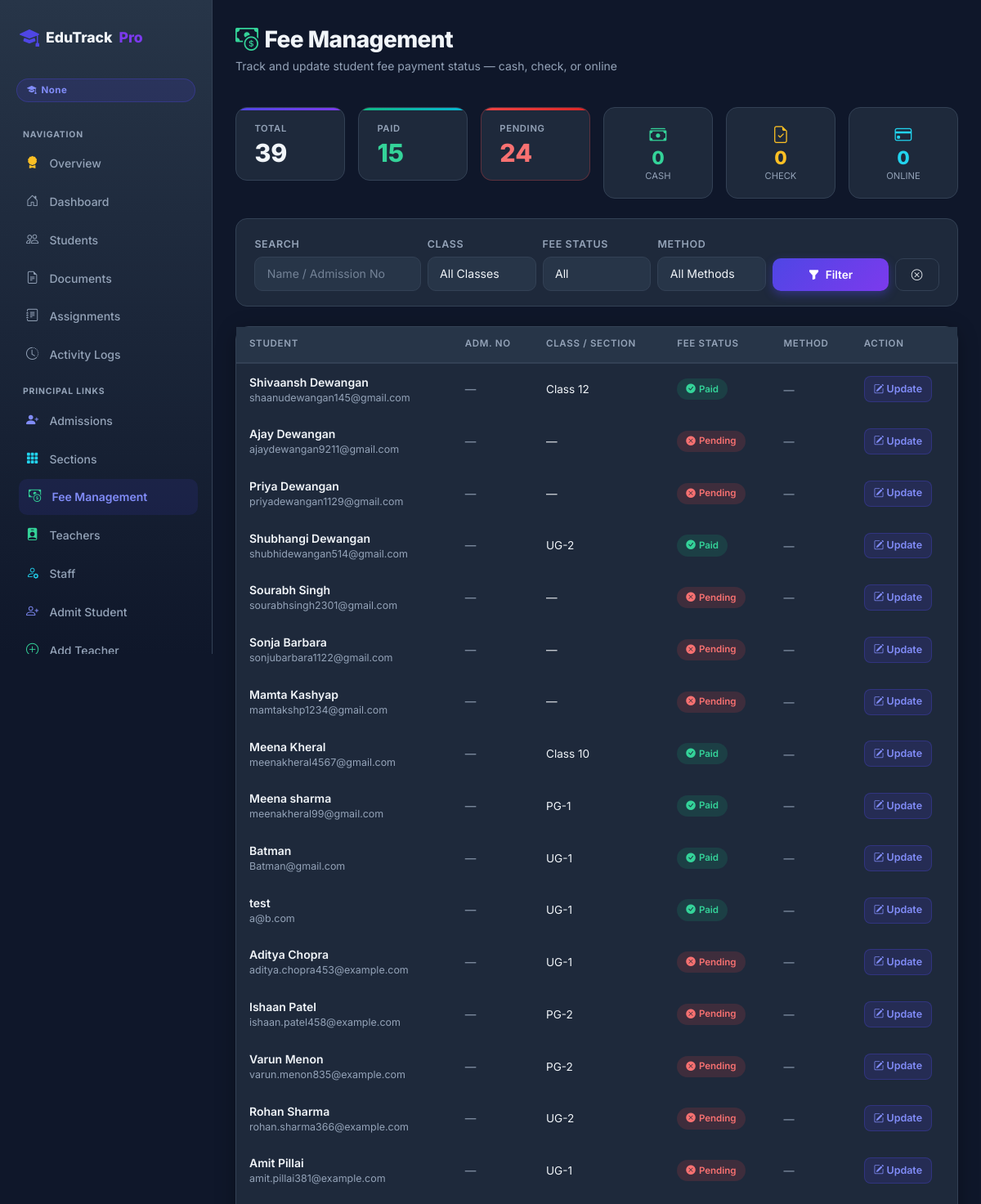
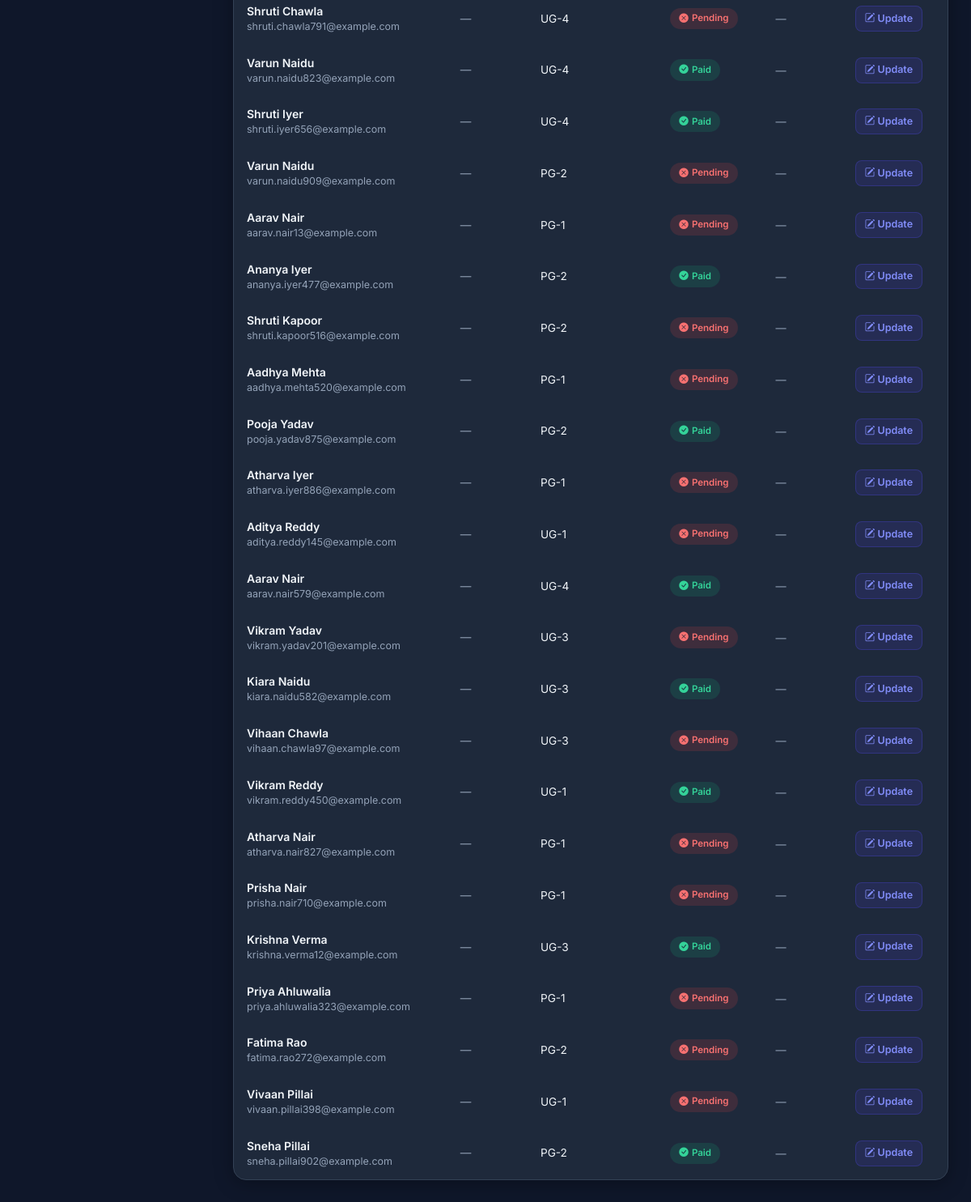
Screenshot of /fees/ (signed in) with the database file from the repository (2 pictures, top to bottom).
### students/models.py (models this page shows, shortened)
class Student(models.Model):
    GENDER_CHOICES = [
        ('M', 'Male'),
        ('F', 'Female'),
        ('O', 'Other'),
    ]
    PAYMENT_METHOD_CHOICES = [
        ('cash',   'Cash'),
        ('check',  'Check'),
        ('online', 'Online'),
        ('',       'Pending'),
    ]
    admission_number = models.CharField(max_length=20, unique=True, null=True, blank=True)
    admission_date   = models.DateField(null=True, blank=True)
    name       = models.CharField(max_length=200)
    age        = models.IntegerField()
    email      = models.EmailField()
    phone      = models.CharField(max_length=15, blank=True, null=True)
    gender     = models.CharField(max_length=1, choices=GENDER_CHOICES, default='M')
    address    = models.TextField(blank=True, null=True)
    class_name = models.CharField(max_length=50, choices=CLASS_CHOICES, blank=True, null=True)
    section    = models.ForeignKey(Section, on_delete=models.SET_NULL, null=True, blank=True, related_name='students')
    fees_paid  = models.BooleanField(default=False)
    payment_method = models.CharField(max_length=10, choices=PAYMENT_METHOD_CHOICES, blank=True, default='')
    course     = models.CharField(max_length=200)
    attendance = models.FloatField()
    marks      = models.FloatField()
    created_at = models.DateTimeField(auto_now_add=True, null=True)
    profile_picture = models.ImageField(upload_to='student_profiles/', null=True, blank=True)
    resume          = models.FileField(upload_to='student_resumes/', null=True, blank=True)
    user = models.OneToOneField(User, on_delete=models.SET_NULL, null=True, blank=True, related_name='student_profile')

### students/views.py (the view, shortened to what this page needs)
# urls.py: path('fees/',  views.fee_management, name='fee_management'),
@login_required(login_url='/login/')
def fee_management(request):
    role = get_role(request)
    qs = Student.objects.all()
    q         = request.GET.get('q', '').strip()
    cls_f     = request.GET.get('class_name', '').strip()
    fee_f     = request.GET.get('fee_status', '').strip()
    method_f  = request.GET.get('payment_method', '').strip()
    if q:        qs = qs.filter(Q(name__icontains=q) | Q(admission_number__icontains=q))
    if cls_f:    qs = qs.filter(class_name=cls_f)
    if fee_f == 'paid':   qs = qs.filter(fees_paid=True)
    if fee_f == 'unpaid': qs = qs.filter(fees_paid=False)
    if method_f: qs = qs.filter(payment_method=method_f)
    total = qs.count()
    paid   = qs.filter(fees_paid=True).count()
    unpaid = qs.filter(fees_paid=False).count()
    cash_c   = qs.filter(fees_paid=True, payment_method='cash').count()
    check_c  = qs.filter(fees_paid=True, payment_method='check').count()
    online_c = qs.filter(fees_paid=True, payment_method='online').count()
    return render(request, 'students/fee_management.html', {
        'students':    qs,
        'total':       total,
        'paid':        paid,
        'unpaid':      unpaid,
        'cash_count':  cash_c,
        'check_count': check_c,
        'online_count':online_c,
        'classes':     CLASS_OPTIONS,
        'user_role':   role,
    })

### students/context_processors.py (called while the page is built)
def user_role(request):
    role = None
    is_principal = False
    if request.user.is_authenticated:
        if request.user.is_superuser:
            role = 'principal'
            is_principal = True
        else:
            try:
                role = request.user.profile.role
                is_principal = (role == 'principal')
            except Exception:
                role = 'student'
    return {
        'user_role': role,
        'is_principal': is_principal,
    }

### students/views.py (called while the page is built)
def get_role(request):
    if request.user.is_authenticated:
        try:
            return request.user.profile.role
        except Exception:
            return None
    return None

### students/templates/students/fee_management.html (shortened to what this page needs)
{% extends 'students/base_auth.html' %}
{% block content %}
<div class="d-flex align-items-center justify-content-between mb-4">
  <div>
    <h1 style="font-size:1.75rem;font-weight:800;margin:0;letter-spacing:-0.02em;">
      <i class="bi bi-cash-coin me-2" style="color:#34d399;"></i>Fee Management
    </h1>
    <p style="color:var(--muted);font-size:0.875rem;margin-top:0.25rem;">
      Track and update student fee payment status — cash, check, or online
    </p>
  </div>
</div>
<div class="row g-3 mb-4">
  <div class="col-6 col-md-2">
    <div class="stat-card c1">
      <div style="font-size:0.7rem;color:var(--muted);font-weight:600;text-transform:uppercase;letter-spacing:.06em;margin-bottom:.4rem;">Total</div>
      <div class="stat-num">{{ total }}</div>
    </div>
  </div>
  <div class="col-6 col-md-2">
    <div class="stat-card c2">
      <div style="font-size:0.7rem;color:var(--muted);font-weight:600;text-transform:uppercase;letter-spacing:.06em;margin-bottom:.4rem;">Paid</div>
      <div class="stat-num" style="color:#34d399;">{{ paid }}</div>
    </div>
  </div>
  <div class="col-6 col-md-2">
    <div class="stat-card" style="background:var(--surface);border:1px solid rgba(239,68,68,0.3);">
      <div style="height:3px;position:absolute;top:0;left:0;right:0;background:linear-gradient(90deg,#ef4444,#dc2626);border-radius:14px 14px 0 0;"></div>
      <div style="font-size:0.7rem;color:var(--muted);font-weight:600;text-transform:uppercase;letter-spacing:.06em;margin-bottom:.4rem;">Pending</div>
      <div class="stat-num" style="color:#f87171;">{{ unpaid }}</div>
    </div>
  </div>
  <div class="col-6 col-md-2">
    <div style="background:var(--surface);border:1px solid var(--border);border-radius:14px;padding:1.1rem 1.4rem;text-align:center;">
      <i class="bi bi-cash-stack" style="color:#34d399;font-size:1.3rem;"></i>
      <div style="font-size:1.4rem;font-weight:800;color:#34d399;line-height:1.2;">{{ cash_count }}</div>
      <div style="font-size:0.7rem;color:var(--muted);text-transform:uppercase;">Cash</div>
    </div>
  </div>
  <div class="col-6 col-md-2">
    <div style="background:var(--surface);border:1px solid var(--border);border-radius:14px;padding:1.1rem 1.4rem;text-align:center;">
      <i class="bi bi-file-earmark-check" style="color:#fbbf24;font-size:1.3rem;"></i>
      <div style="font-size:1.4rem;font-weight:800;color:#fbbf24;line-height:1.2;">{{ check_count }}</div>
      <div style="font-size:0.7rem;color:var(--muted);text-transform:uppercase;">Check</div>
    </div>
  </div>
  <div class="col-6 col-md-2">
    <div style="background:var(--surface);border:1px solid var(--border);border-radius:14px;padding:1.1rem 1.4rem;text-align:center;">
      <i class="bi bi-credit-card" style="color:#22d3ee;font-size:1.3rem;"></i>
      <div style="font-size:1.4rem;font-weight:800;color:#22d3ee;line-height:1.2;">{{ online_count }}</div>
      <div style="font-size:0.7rem;color:var(--muted);text-transform:uppercase;">Online</div>
    </div>
  </div>
</div>
<div class="filter-panel mb-4">
  <form method="get" class="row g-2 align-items-end">
    <div class="col-md-3">
      <label class="form-label">Search</label>
      <input type="text" name="q" class="form-control" placeholder="Name / Admission No" value="{{ request.GET.q }}">
    </div>
    <div class="col-md-2">
      <label class="form-label">Class</label>
      <select name="class_name" class="form-select">
        <option value="">All Classes</option>
      </select>
    </div>
    <div class="col-md-2">
      <label class="form-label">Fee Status</label>
      <select name="fee_status" class="form-select">
        <option value="">All</option>
      </select>
    </div>
    <div class="col-md-2">
      <label class="form-label">Method</label>
      <select name="payment_method" class="form-select">
        <option value="">All Methods</option>
      </select>
    </div>
    <div class="col-md-3 d-flex gap-2">
      <button type="submit" class="btn btn-primary flex-fill">
        <i class="bi bi-funnel-fill me-1"></i> Filter
      </button>
      <a href="{% url 'fee_management' %}" class="btn btn-outline-light">
        <i class="bi bi-x-circle"></i>
      </a>
    </div>
  </form>
</div>
<div class="card">
  <div class="card-body p-0">
    <div class="table-responsive">
      <table class="table-dark-custom w-100">
        <thead>
          <tr>
            <th>Student</th><th>Adm. No</th><th>Class / Section</th>
            <th>Fee Status</th><th>Method</th><th>Action</th>
          </tr>
        </thead>
        <tbody>
          {% for s in students %}
          <tr>
            <td>
              <div style="font-weight:600;">{{ s.name }}</div>
              <div style="font-size:.78rem;color:var(--muted);">{{ s.email }}</div>
            </td>
            <td style="color:var(--muted);font-size:.85rem;">{{ s.admission_number|default:"—" }}</td>
            <td>
              <div style="font-size:.85rem;">{{ s.class_name|default:"—" }}</div>
            </td>
            <td>
              {% if s.fees_paid %}
                <span class="badge-custom badge-high"><i class="bi bi-check-circle-fill me-1"></i>Paid</span>
              {% else %}
                <span class="badge-custom badge-low"><i class="bi bi-x-circle-fill me-1"></i>Pending</span>
              {% endif %}
            </td>
            <td>
              {% if s.fees_paid %}
                <span style="font-size:.82rem;color:var(--muted);">
                  {% if s.payment_method == 'cash' %}<i class="bi bi-cash-stack me-1" style="color:#34d399;"></i>Cash
                  {% elif s.payment_method == 'check' %}<i class="bi bi-file-earmark-check me-1" style="color:#fbbf24;"></i>Check
                  {% elif s.payment_method == 'online' %}<i class="bi bi-credit-card me-1" style="color:#22d3ee;"></i>Online
                  {% else %}—{% endif %}
                </span>
              {% else %}
                <span style="color:var(--muted);font-size:.82rem;">—</span>
              {% endif %}
            </td>
            <td>
              <button type="button" class="btn btn-sm"
                      style="background:rgba(79,70,229,0.15);color:#818cf8;border:1px solid rgba(79,70,229,0.3);"
                      data-bs-toggle="modal" data-bs-target="#feeModal{{ s.id }}">
                <i class="bi bi-pencil-square"></i> Update
              </button>
            </td>
          </tr>
          {% empty %}
          <tr><td colspan="6" style="text-align:center;color:var(--muted);padding:2rem;">No students found</td></tr>
          {% endfor %}
        </tbody>
      </table>
    </div>
  </div>
</div>
{% endblock %}

### students/templates/students/base_auth.html (style rules this page uses)
:root { --primary: #4f46e5; --primary-dk: #3730a3; --accent: #7c3aed; --bg: #0f172a; --surface: #1e293b; --surface2: #273548; --border: #334155; --text: #f1f5f9; --muted: #94a3b8; --success: #10b981; --danger: #ef4444; --warning: #f59e0b; --info: #3b82f6; --gold: #f59e0b; }
* { box-sizing: border-box; margin: 0; padding: 0; }
body { font-family: 'Inter', sans-serif; background: var(--bg); color: var(--text); min-height: 100vh; }
.card { background: var(--surface); border: 1px solid var(--border); border-radius: 16px; box-shadow: 0 4px 24px rgba(0,0,0,.3); }
.card-body { padding: 1.5rem; }
.form-label { font-weight: 600; font-size: .78rem; color: var(--muted); margin-bottom: .3rem; text-transform: uppercase; letter-spacing: .05em; }
.form-control, .form-select { background: var(--surface2); border: 1px solid var(--border); color: var(--text); border-radius: 10px; padding: .6rem .9rem; font-size: .88rem; transition: border-color .2s, box-shadow .2s; font-family: 'Inter', sans-serif; }
.form-control::placeholder { color: var(--muted); opacity: .7; }
.form-select option { background: var(--surface2); color: var(--text); }
.btn { font-weight: 600; font-size: .85rem; border-radius: 10px; padding: .55rem 1.2rem; transition: transform .15s, box-shadow .15s; font-family: 'Inter', sans-serif; }
.btn-primary { background: linear-gradient(135deg,var(--primary),var(--accent)); border: none; box-shadow: 0 4px 12px rgba(79,70,229,.4); }
.btn-outline-light { border: 1px solid var(--border); color: var(--text); background: transparent; }
.btn-sm { padding: .35rem .7rem; font-size: .78rem; border-radius: 8px; }
.table-dark-custom { width: 100%; border-collapse: separate; border-spacing: 0; font-size: .875rem; }
.table-dark-custom thead th { background: var(--surface2); color: var(--muted); font-weight: 600; font-size: .72rem; text-transform: uppercase; letter-spacing: .06em; padding: .8rem 1rem; border-bottom: 2px solid var(--border); white-space: nowrap; }
.table-dark-custom tbody tr { border-bottom: 1px solid var(--border); transition: background .15s; }
.table-dark-custom td { padding: .75rem 1rem; vertical-align: middle; color: var(--text); }
.table-dark-custom tbody tr:last-child { border-bottom: none; }
.badge-custom { display: inline-block; padding: .28rem .7rem; border-radius: 999px; font-size: .72rem; font-weight: 600; }
.badge-high { background: rgba(16,185,129,.15); color: #34d399; }
.badge-low { background: rgba(239,68,68,.15); color: #f87171; }
.filter-panel { background: var(--surface); border: 1px solid var(--border); border-radius: 14px; padding: 1.1rem 1.4rem; }
.stat-card { background: var(--surface); border: 1px solid var(--border); border-radius: 14px; padding: 1.1rem 1.4rem; position: relative; overflow: hidden; }
.stat-card::before { content: ''; position: absolute; top: 0; left: 0; right: 0; height: 3px; border-radius: 14px 14px 0 0; }
.stat-card.c1::before { background: linear-gradient(90deg,var(--primary),var(--accent)); }
.stat-card.c2::before { background: linear-gradient(90deg,var(--success),#06b6d4); }
.stat-card .stat-num { font-size: 1.9rem; font-weight: 800; line-height: 1; }

### rows the page displays
Student: name "Shivaansh Dewangan", email "shaanudewangan145@gmail.com", admission_number "—", class_name "Class 12", fees_paid True (drawn)
Student: name "Ajay Dewangan", email "ajaydewangan9211@gmail.com", admission_number "—", class_name "—", fees_paid False (drawn)
Student: name "Priya Dewangan", email "priyadewangan1129@gmail.com", admission_number "—", class_name "—", fees_paid False (drawn)
Student: name "Shubhangi Dewangan", email "shubhidewangan514@gmail.com", admission_number "—", class_name "UG-2", fees_paid True (drawn)
Student: name "Sourabh Singh", email "sourabhsingh2301@gmail.com", admission_number "—", class_name "—", fees_paid False (drawn)
Student: name "Sonja Barbara", email "sonjubarbara1122@gmail.com", admission_number "—", class_name "—", fees_paid False (drawn)
Student: name "Mamta Kashyap", email "mamtakshp1234@gmail.com", admission_number "—", class_name "—", fees_paid False (drawn)
Student: name "Meena Kheral", email "meenakheral4567@gmail.com", admission_number "—", class_name "Class 10", fees_paid True (drawn)
Student: name "Meena sharma", email "meenakheral99@gmail.com", admission_number "—", class_name "PG-1", fees_paid True (drawn)
Student: name "Batman", email "Batman@gmail.com", admission_number "—", class_name "UG-1", fees_paid True (drawn)
Student: name "test", email "a@b.com", admission_number "—", class_name "UG-1", fees_paid True (drawn)
Student: name "Aditya Chopra", email "aditya.chopra453@example.com", admission_number "—", class_name "UG-1", fees_paid False (drawn)
Student: name "Ishaan Patel", email "ishaan.patel458@example.com", admission_number "—", class_name "PG-2", fees_paid False (drawn)
Student: name "Varun Menon", email "varun.menon835@example.com", admission_number "—", class_name "PG-2", fees_paid False (drawn)
Student: name "Rohan Sharma", email "rohan.sharma366@example.com", admission_number "—", class_name "UG-2", fees_paid False (drawn)
Student: name "Amit Pillai", email "amit.pillai381@example.com", admission_number "—", class_name "UG-1", fees_paid False (drawn)
Student: name "Shruti Chawla", email "shruti.chawla791@example.com", admission_number "—", class_name "UG-4", fees_paid False (drawn)
Student: name "Varun Naidu", email "varun.naidu823@example.com", admission_number "—", class_name "UG-4", fees_paid True (drawn)
Student: name "Shruti Iyer", email "shruti.iyer656@example.com", admission_number "—", class_name "UG-4", fees_paid True (drawn)
Student: name "Varun Naidu", email "varun.naidu909@example.com", admission_number "—", class_name "PG-2", fees_paid False (drawn)
Student: name "Aarav Nair", email "aarav.nair13@example.com", admission_number "—", class_name "PG-1", fees_paid False (drawn)
Student: name "Ananya Iyer", email "ananya.iyer477@example.com", admission_number "—", class_name "PG-2", fees_paid True (drawn)
Student: name "Shruti Kapoor", email "shruti.kapoor516@example.com", admission_number "—", class_name "PG-2", fees_paid False (drawn)
Student: name "Aadhya Mehta", email "aadhya.mehta520@example.com", admission_number "—", class_name "PG-1", fees_paid False (drawn)
Student: name "Pooja Yadav", email "pooja.yadav875@example.com", admission_number "—", class_name "PG-2", fees_paid True (drawn)
Student: name "Atharva Iyer", email "atharva.iyer886@example.com", admission_number "—", class_name "PG-1", fees_paid False (drawn)
Student: name "Aditya Reddy", email "aditya.reddy145@example.com", admission_number "—", class_name "UG-1", fees_paid False (drawn)
Student: name "Aarav Nair", email "aarav.nair579@example.com", admission_number "—", class_name "UG-4", fees_paid True (drawn)
Student: name "Vikram Yadav", email "vikram.yadav201@example.com", admission_number "—", class_name "UG-3", fees_paid False (drawn)
Student: name "Kiara Naidu", email "kiara.naidu582@example.com", admission_number "—", class_name "UG-3", fees_paid True (drawn)
Student: name "Vihaan Chawla", email "vihaan.chawla97@example.com", admission_number "—", class_name "UG-3", fees_paid False (drawn)
Student: name "Vikram Reddy", email "vikram.reddy450@example.com", admission_number "—", class_name "UG-1", fees_paid True (drawn)
Student: name "Atharva Nair", email "atharva.nair827@example.com", admission_number "—", class_name "PG-1", fees_paid False (drawn)
Student: name "Prisha Nair", email "prisha.nair710@example.com", admission_number "—", class_name "PG-1", fees_paid False (drawn)
Student: name "Krishna Verma", email "krishna.verma12@example.com", admission_number "—", class_name "UG-3", fees_paid True (drawn)
Student: name "Priya Ahluwalia", email "priya.ahluwalia323@example.com", admission_number "—", class_name "PG-1", fees_paid False (drawn)
Student: name "Fatima Rao", email "fatima.rao272@example.com", admission_number "—", class_name "PG-2", fees_paid False (drawn)
Student: name "Vivaan Pillai", email "vivaan.pillai398@example.com", admission_number "—", class_name "UG-1", fees_paid False (drawn)
Student: name "Sneha Pillai", email "sneha.pillai902@example.com", admission_number "—", class_name "PG-2", fees_paid True (drawn)

### other values shown
{{ user_role|title|default:'Student' }} "None"
{{ total }} "39"
{{ paid }} "15"
{{ unpaid }} "24"
{{ cash_count }} "0"
{{ check_count }} "0"
{{ online_count }} "0"
